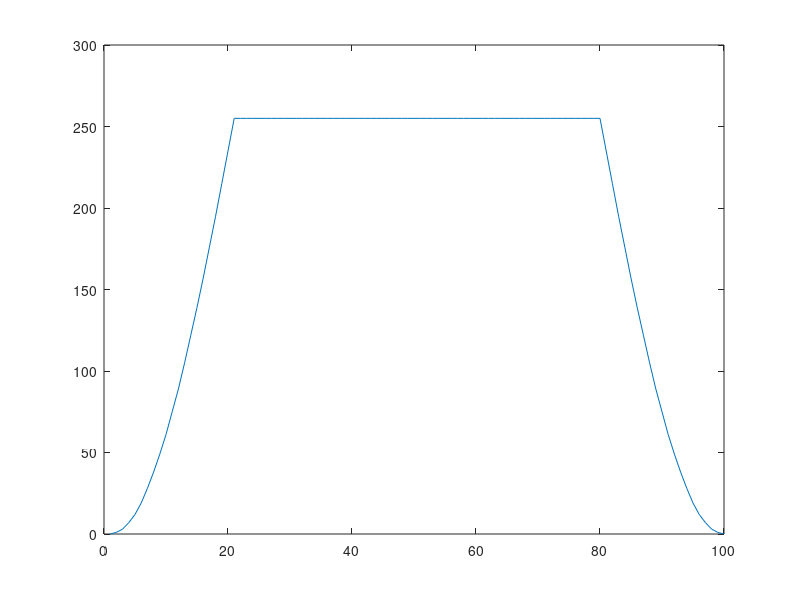

Write MATLAB code to recreate this figure.


pulseLevel=zeros(1,100);

for pulseIdx=1:20
    pulseLevel(pulseIdx)=int16(255*(1-cos((pulseIdx-1)*(pi/2)/20)));
end

for pulseIdx=81:100
    pulseLevel(pulseIdx)=int16(255*(1-cos((100-pulseIdx)*(pi/2)/20)));
end

pulseLevel(21:80)=255;

figure; plot(pulseLevel)

pulseWave=sprintf('%d, ',pulseLevel);

pulseFile= ['const int sounddata_length=100;' ...
            'const unsigned char sounddata_data[] PROGMEM = {'...
            pulseWave ...
            '};'];